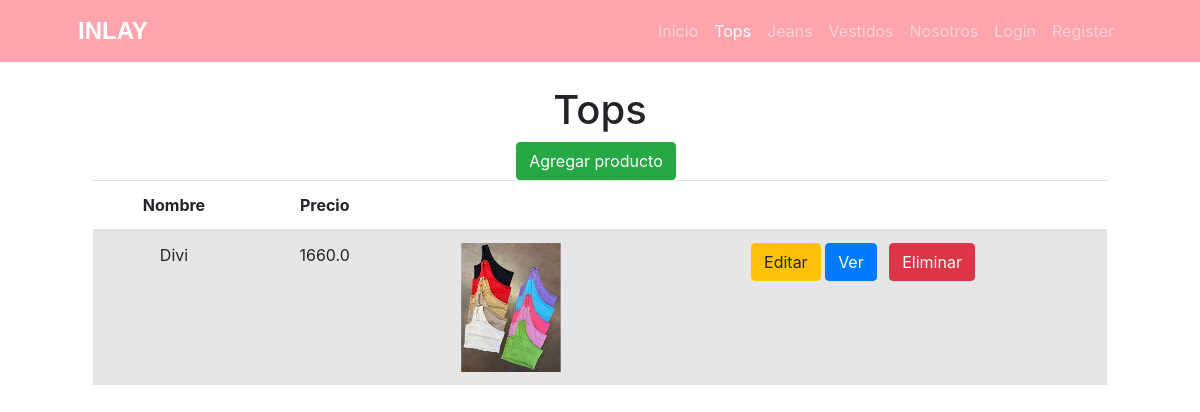
/producto/list/tops/, run on the app's committed database.
### core/models.py (models this page shows, shortened)
class Producto(models.Model):
    categoria_id = models.ForeignKey(ProductoCategoria, null=True, blank=True, on_delete=models.SET_NULL)
    nombre = models.CharField(max_length=100)
    precio = models.FloatField()
    talle = models.FloatField()
    cantidad = models.FloatField()
    descripcion = models.TextField(null=True, blank=True, verbose_name = "descripción")
    fecha_actualizacion = models.DateField(null=True, blank=True, default=timezone.now(), editable=False, verbose_name = "fecha de actualización")
    imagenProducto = models.ImageField(null=True, blank=True, upload_to="")
    class meta:
        verbose_name = "producto"
        verbose_name_plural = "productos"

### core/views.py (the view)
# urls.py: path("producto/list/tops/", views.ProductoListTops.as_view(), name="producto_list_tops"),
class ProductoListTops(ListView):
    model = Producto
    context_object_name = "tops"
    queryset = Producto.objects.filter(categoria_id=1)
    template_name = "core/producto_list_tops.html"

### core/templates/core/producto_list_tops.html (shortened to what this page needs)
{% extends 'core/base.html' %}
{% block content %}
  <div class="container text-center">
    <h1 class="mt-4">Tops</h1>
    <a href="{% url 'core:producto_create_form'  %}" class="btn btn-success me-2">Agregar producto</a>
    <table class="table table-striped">
      <thead>
        <tr>
          <th scope="col">Nombre</th>
          <th scope="col">Precio</th>
          <th scope="col"></th>
          <th scope="col"></th>
        </tr>
      </thead>
      <tbody>
        {% for object in tops %}
          <tr>
            <td>{{ object.nombre }}</td>
            <td>{{ object.precio }}</td>
            <td>
              {% if object.imagenProducto %}
                <img src="{{ object.imagenProducto.url }}" alt="{{ object.nombre }}" style="max-width: 100px;">
              {% endif %}
            </td>
            <td>
              <a href="{% url 'core:producto_update_tops' object.id %}" class="btn btn-warning">Editar</a>
              <a href="{% url 'core:producto_detail_tops' object.id %}" class="btn btn-primary me-2">Ver</a>
              <a href="{% url 'core:producto_delete_tops' object.id %}" class="btn btn-danger me-2">Eliminar</a>
            </td>
          </tr>
        {% empty %}
          <tr>
            <td colspan="3" class="text-center">No hay categorías disponibles.</td>
          </tr>
        {% endfor %}
      </tbody>
    </table>
  </div>
{% endblock content %}

### data on the page
Producto: nombre "Divi", precio "1660.0", imagenProducto (picture)
